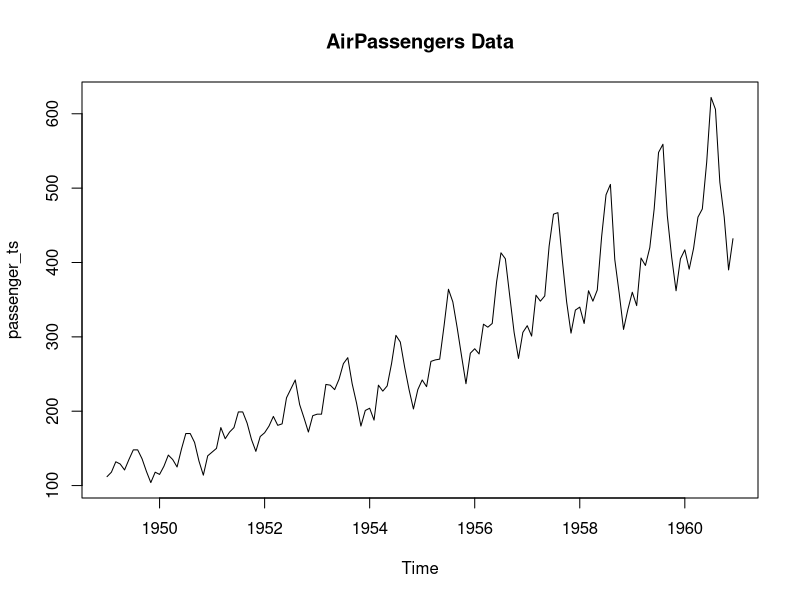
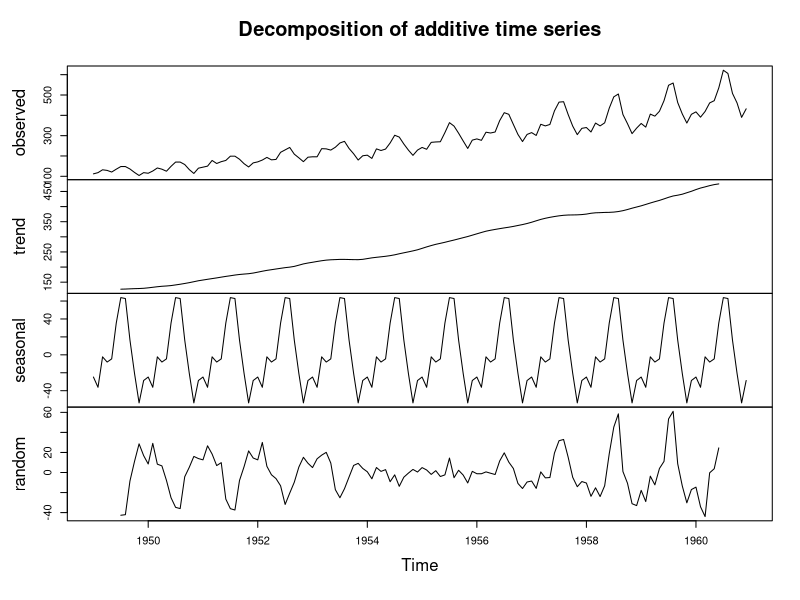
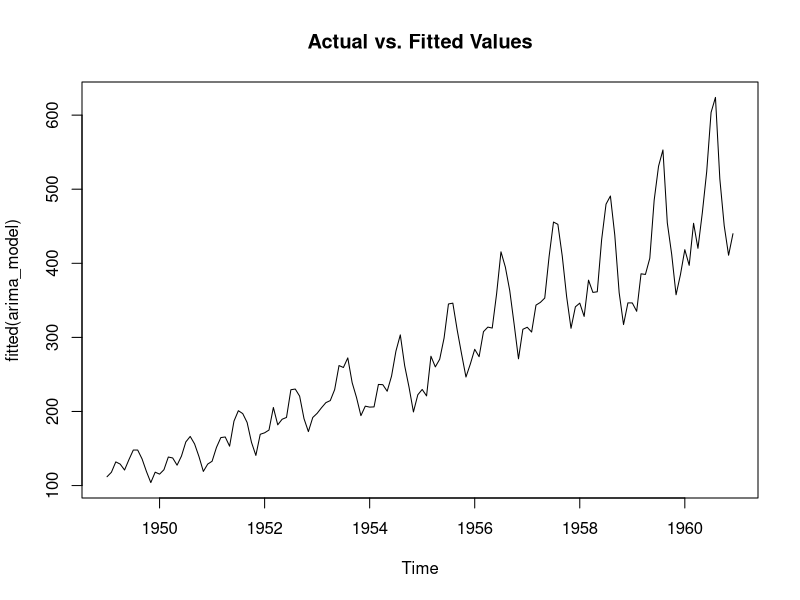
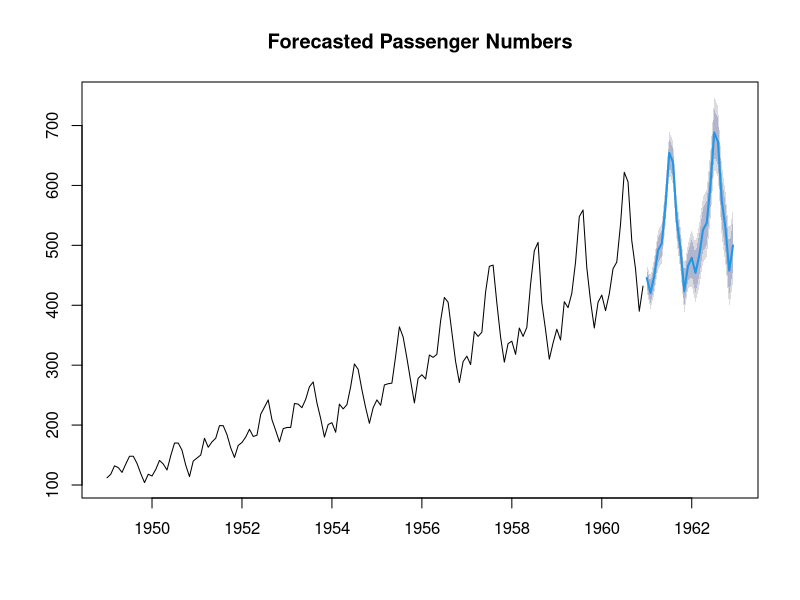

Recreate these plots in R, in order.
# Load required libraries
library(forecast)

# Load the AirPassengers dataset
data("AirPassengers")

# Convert the dataset to a time series object
passenger_ts <- ts(AirPassengers, start = c(1949, 1), frequency = 12)

# Explore the data
plot(passenger_ts, main = "AirPassengers Data")

# Decompose the time series to visualize trend, seasonality, and residual components
decomposed_ts <- decompose(passenger_ts)
plot(decomposed_ts)

# Fit an ARIMA model to the data
arima_model <- auto.arima(passenger_ts)

# Summary of the ARIMA model
summary(arima_model)

# Plot the actual vs. fitted values
plot(fitted(arima_model), main = "Actual vs. Fitted Values")

# Forecast future values
forecast_values <- forecast(arima_model, h = 24)  # Forecasting for the next 2 years (24 months)
plot(forecast_values, main = "Forecasted Passenger Numbers")

# Evaluate the model (optional)
accuracy(arima_model)

